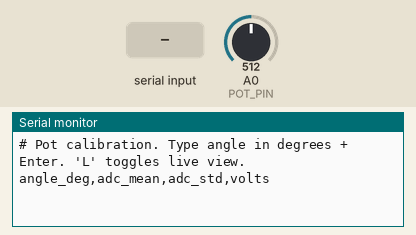
This sketch was run on a simulated Arduino Uno, built with avr-gcc and run on an emulated ATmega328P. On the bench: the last lines printed to the serial monitor. The inputs (shaded band) are chosen by the test bench; at power-on: A0 (POT_PIN) = 512.

Above: at 1.2 s.
1.3 s: "L\n" received over Serial
At 1.46 s:
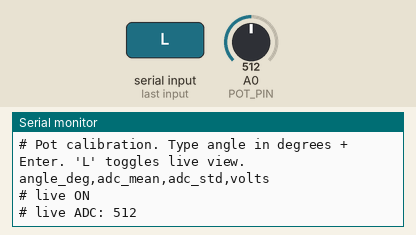
2.8 s: "l\n" received over Serial
At 4.1 s:
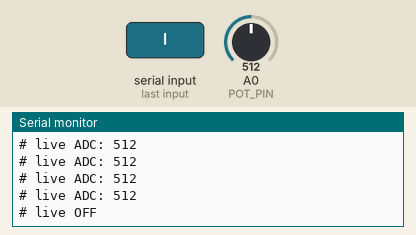
4.4 s: "90,45\n" received over Serial
At 5.4 s:
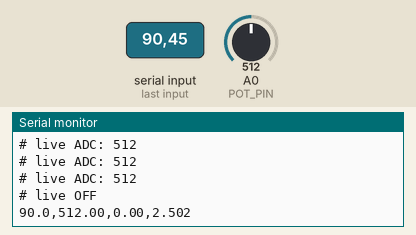

The sketch:

pot_calibration.ino
```cpp
// =====================================================================
// STEP 1 - Potentiometer calibration (data collection)
// ---------------------------------------------------------------------
// Wiring: pot outer pins -> 5V and GND, middle (wiper) pin -> A0
//
// How to use:
//   1. Upload, open Serial Monitor at 115200 baud, line ending = "Newline".
//   2. Type  L  + Enter to toggle a live ADC readout (use it to find the
//      end stops / dead zones and to line up the pointer).
//   3. Turn the knob to a known angle on your paper protractor, then type
//      that angle (e.g. 45) + Enter. The sketch averages 50 samples and
//      prints one CSV line:  angle_deg,adc_mean,adc_std,volts
//   4. Repeat every 15-20 deg from one end stop to the other.
//   5. Copy all CSV lines (including the header) into  pot_cal.csv.
//      Then do a second, smaller set at NEW angles -> pot_test.csv
//      (used to report error honestly).
// =====================================================================

const int POT_PIN = A0;
const int N_SAMPLES = 50;
bool live = false;

void setup() {
  Serial.begin(115200);
  Serial.println(F("# Pot calibration. Type angle in degrees + Enter. 'L' toggles live view."));
  Serial.println(F("angle_deg,adc_mean,adc_std,volts"));
}

void loop() {
  if (Serial.available()) {
    String s = Serial.readStringUntil('\n');
    s.trim();
    if (s.length() == 0) return;

    if (s == "L" || s == "l") {
      live = !live;
      Serial.println(live ? F("# live ON") : F("# live OFF"));
      return;
    }

    float angle = s.toFloat();

    // Average N samples and compute standard deviation (noise)
    float sum = 0, sumSq = 0;
    for (int i = 0; i < N_SAMPLES; i++) {
      int v = analogRead(POT_PIN);
      sum += v;
      sumSq += (float)v * v;
      delay(2);
    }
    float mean = sum / N_SAMPLES;
    float stdev = sqrt(max(0.0, sumSq / N_SAMPLES - mean * mean));
    float volts = mean * 5.0 / 1023.0;

    Serial.print(angle, 1);  Serial.print(',');
    Serial.print(mean, 2);   Serial.print(',');
    Serial.print(stdev, 2);  Serial.print(',');
    Serial.println(volts, 3);
  }

  if (live) {
    Serial.print(F("# live ADC: "));
    Serial.println(analogRead(POT_PIN));
    delay(200);
  }
}
```

Measured:
- after the input at 1.3 s, the serial monitor: prints a new line at once (image 1)
- after the input at 2.8 s, the serial monitor: prints a new line after 0.10 s (image 2)
- after the input at 4.4 s, the serial monitor: prints a new line after 0.11 s (image 3)
